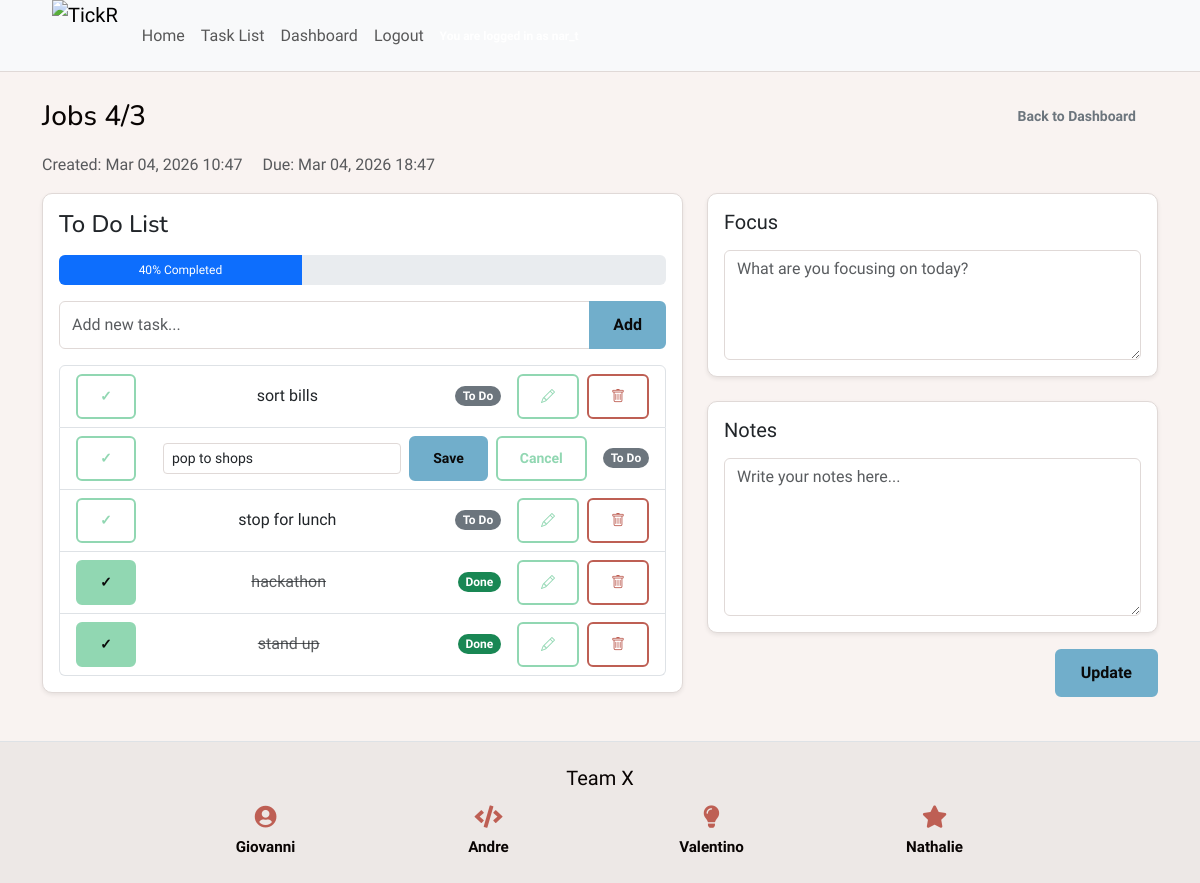
The page /dashboard/list/2/?edit=2 (signed in) on the database its author committed.
### doit_app/models.py (models this page shows, shortened)
class SavedList(models.Model):
	user = models.ForeignKey(
		settings.AUTH_USER_MODEL,
		on_delete=models.CASCADE,
		related_name="saved_lists",
	)
	project_folder = models.ForeignKey(
		ProjectFolder,
		on_delete=models.SET_NULL,
		related_name="saved_lists",
		null=True,
		blank=True,
	)
	name = models.CharField(max_length=255)
	due_at = models.DateTimeField()
	focus_content = models.TextField(blank=True, default="")
	notes_content = models.TextField(blank=True, default="")
	total_tasks = models.PositiveIntegerField(default=0)
	completed_tasks = models.PositiveIntegerField(default=0)
	created_at = models.DateTimeField(auto_now_add=True)
	class Meta:
		ordering = ["-created_at"]

class SavedListTask(models.Model):
	saved_list = models.ForeignKey(
		SavedList,
		on_delete=models.CASCADE,
		related_name="items",
	)
	title = models.CharField(max_length=255)
	is_completed = models.BooleanField(default=False)
	due_date = models.DateField(blank=True, null=True)
	created_at = models.DateTimeField(auto_now_add=True)
	class Meta:
		ordering = ["is_completed", "created_at"]

### doit_app/views.py (the view, shortened to what this page needs)
# urls.py: path('dashboard/list/<int:list_id>/', doit_views.saved_list_detail, name='saved_list_detail'),
@login_required
def saved_list_detail(request, list_id: int):
    saved_list = get_object_or_404(SavedList, id=list_id, user=request.user)
    def refresh_saved_list_counts() -> None:
        total_items = saved_list.items.count()
        completed_items = saved_list.items.filter(is_completed=True).count()
        saved_list.total_tasks = total_items
        saved_list.completed_tasks = completed_items
        saved_list.save(update_fields=["total_tasks", "completed_tasks"])
    edit_task_id = None
    raw_edit_task_id = request.GET.get("edit")
    if raw_edit_task_id:
        try:
            parsed_edit_task_id = int(raw_edit_task_id)
        except (TypeError, ValueError):
            parsed_edit_task_id = None
        if parsed_edit_task_id and saved_list.items.filter(id=parsed_edit_task_id).exists():
            edit_task_id = parsed_edit_task_id
    items = saved_list.items.all()
    total_tasks = items.count()
    completed_tasks = items.filter(is_completed=True).count()
    progress_percent = round((completed_tasks / total_tasks) * 100) if total_tasks else 0
    context = {
        "saved_list": saved_list,
        "tasks": items,
        "edit_task_id": edit_task_id,
        "total_tasks": total_tasks,
        "completed_tasks": completed_tasks,
        "progress_percent": progress_percent,
        "today": timezone.localdate().strftime("%Y-%m-%d"),
    }
    return render(request, "saved_list_detail.html", context)

### templates/saved_list_detail.html (shortened to what this page needs)
{% extends "base.html" %}
{% load static %}
{% block content %}
<div class="container py-4">
    <div class="d-flex justify-content-between align-items-center mb-3">
        <h3 class="mb-0">{{ saved_list.name }}</h3>
        <a href="{% url 'dashboard' %}" class="btn btn-sm btn-outline-secondary">Back to Dashboard</a>
    </div>
    <div class="mb-3 text-muted">
        <span class="me-3">Created: {{ saved_list.created_at|date:"M d, Y H:i" }}</span>
        <span>Due: {{ saved_list.due_at|date:"M d, Y H:i" }}</span>
    </div>
    <div class="row">
        <div class="col-lg-7 mb-4">
            <div class="card shadow-sm h-100 tickr-panel">
                <div class="card-body">
                    <h4 class="mb-3">To Do List</h4>
                    <div class="progress mb-3" style="height: 30px;">
                        <div id="todoProgressBar"
                             class="progress-bar {% if progress_percent == 100 and total_tasks > 0 %}bg-success{% else %}bg-primary{% endif %}"
                             role="progressbar"
                             style="width: {{ progress_percent }}%;"
                             aria-valuenow="{{ progress_percent }}"
                             aria-valuemin="0"
                             aria-valuemax="100"
                             data-progress="{{ progress_percent }}"
                             data-total="{{ total_tasks }}">
                            {{ progress_percent }}% Completed
                        </div>
                    </div>
                    <form method="POST" class="mb-3">
                        <div class="input-group">
                            <input type="text"
                                   name="new_task"
                                   class="form-control tickr-input"
                                   placeholder="Add new task..."
                                   required>
                            <button class="btn tickr-btn-accent" type="submit" name="add_saved_task">Add</button>
                        </div>
                    </form>
                    <ul class="list-group">
                        {% for task in tasks %}
                            <li class="list-group-item d-flex align-items-center justify-content-between">
                                <div class="d-flex align-items-center flex-grow-1 gap-2">
                                    <form method="POST" class="d-inline">
                                        <button type="submit"
                                                name="toggle_saved_task"
                                                value="{{ task.id }}"
                                                class="btn btn-sm {% if task.is_completed %}tickr-btn-secondary{% else %}tickr-btn-outline-secondary{% endif %}">
                                            ✓
                                        </button>
                                    </form>
                                </div>
                                <div class="flex-grow-1">
                                    {% if edit_task_id == task.id %}
                                        <form method="POST" class="d-flex align-items-center gap-2">
                                            <input type="text"
                                                   name="edited_task_title"
                                                   class="form-control form-control-sm tickr-input"
                                                   value="{{ task.title }}"
                                                   required>
                                            <button type="submit"
                                                    name="update_saved_task"
                                                    value="{{ task.id }}"
                                                    class="btn btn-sm tickr-btn-accent">
                                                Save
                                            </button>
                                            <a href="{% url 'saved_list_detail' saved_list.id %}"
                                               class="btn btn-sm tickr-btn-outline-secondary">
                                                Cancel
                                            </a>
                                        </form>
                                    {% else %}
                                        <span class="{% if task.is_completed %}text-decoration-line-through text-muted{% endif %}">
                                            {{ task.title }}
                                        </span>
                                    {% endif %}
                                </div>
                                <span class="badge {% if task.is_completed %}bg-success{% else %}bg-secondary{% endif %} rounded-pill ms-3">
                                    {% if task.is_completed %}Done{% else %}To Do{% endif %}
                                </span>
                                {% if edit_task_id != task.id %}
                                    <div class="d-flex align-items-center gap-2 ms-3">
                                        <a href="{% url 'saved_list_detail' saved_list.id %}?edit={{ task.id }}"
                                           class="btn btn-sm tickr-btn-outline-secondary"
                                           aria-label="Edit task"
                                           title="Edit">
                                            <i class="bi bi-pencil"></i>
                                        </a>
                                        <form method="POST" class="d-inline" onsubmit="return confirm('Delete this task?');">
                                            <button type="submit"
                                                    name="delete_saved_task"
                                                    value="{{ task.id }}"
                                                    class="btn btn-sm tickr-btn-outline-primary"
                                                    aria-label="Delete task"
                                                    title="Delete">
                                                <i class="bi bi-trash"></i>
                                            </button>
                                        </form>
                                    </div>
                                {% endif %}
                            </li>
                        {% empty %}
                            <li class="list-group-item text-muted">No tasks in this saved list.</li>
                        {% endfor %}
                    </ul>
                </div>
            </div>
        </div>
        <div class="col-lg-5">
            <form method="POST">
                <div class="card shadow-sm mb-4 tickr-panel">
                    <div class="card-body">
                        <h5 class="mb-3">Focus</h5>
                        <textarea name="focus_content"
                                  class="form-control tickr-input"
                                  rows="4"
                                  placeholder="What are you focusing on today?">{{ saved_list.focus_content }}</textarea>
                    </div>
                </div>
                <div class="card shadow-sm tickr-panel">
                    <div class="card-body">
                        <h5 class="mb-3">Notes</h5>
                        <textarea name="notes_content"
                                  class="form-control tickr-input"
                                  rows="6"
                                  placeholder="Write your notes here...">{{ saved_list.notes_content }}</textarea>
                    </div>
                </div>
                <div class="text-end mt-3">
                    <button type="submit" name="update_saved_list" class="btn tickr-btn-accent px-4">Update</button>
                </div>
            </form>
        </div>
    </div>
</div>
{% endblock content %}

### static/css/style.css (style rules this page uses)
:root { --text: #090403; --background: #f9f3f1; --primary: #be5f54; --secondary: #91d7b2; --accent: #71aecb; --brand-logo-height: 72px; }
h1, h2, h3, h4 { font-family: "Nunito", sans-serif; font-style: normal; }
* { margin: 0; padding: 0; box-sizing: border-box; }
body { font-family: "Work Sans", sans-serif; font-style: normal; background-color: var(--background); color: var(--text); }
a { text-decoration: none; color: inherit; }
.btn { padding: 10px 22px; border-radius: 6px; font-weight: 600; cursor: pointer; border: none; font-family: "Work Sans", sans-serif; }
.tickr-panel { background-color: #ffffff; border: 1px solid #e0d9d7; border-radius: 10px; }
.tickr-input { border: 1px solid #e0d9d7; }
.tickr-btn-outline-primary { background-color: transparent; color: var(--primary); border: 2px solid var(--primary); }
.tickr-btn-secondary { background-color: var(--secondary); color: #0a0a0a; border: 2px solid var(--secondary); }
.tickr-btn-outline-secondary { background-color: transparent; color: var(--secondary); border: 2px solid var(--secondary); }
.tickr-btn-accent { background-color: var(--accent); color: #0a0a0a; border: 2px solid var(--accent); }

### rows shown on the page
SavedList: name "Jobs 4/3", created_at "Mar 04, 2026 10:47", due_at "Mar 04, 2026 18:47"
SavedListTask: {{ task.id }} 1 (drawn), title "sort bills", is_completed "To Do"
SavedListTask: {{ task.id }} 2 (drawn), edited_task_title "pop to shops", is_completed "To Do"
SavedListTask: {{ task.id }} 3 (drawn), title "stop for lunch", is_completed "To Do"
SavedListTask: {{ task.id }} 4 (drawn), title "hackathon", is_completed "Done"
SavedListTask: {{ task.id }} 5 (drawn), title "stand up", is_completed "Done"

### other values the page prints
{{ progress_percent }} "40"
